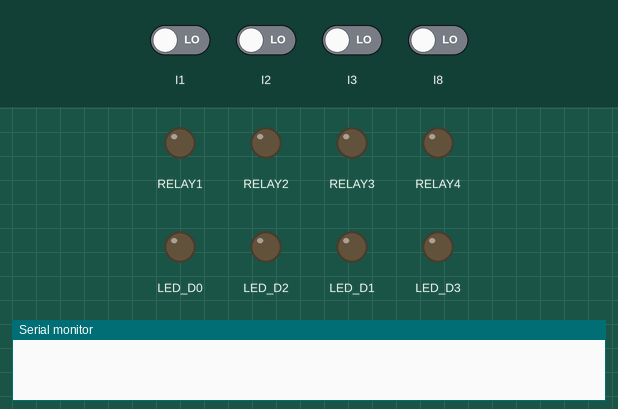
A sketch run on a simulated Arduino Opta. Shown: output pins drawn as LEDs (lit = HIGH), the last lines printed to the serial monitor. The inputs (shaded band) are chosen by the test bench; at power-on: I1–3, I8 LOW. WiFi joins after 1.5 s; servers stay silent unless stated.

Above: at 4.2 s.
4.3 s: I1 driven HIGH
At 5.8 s:
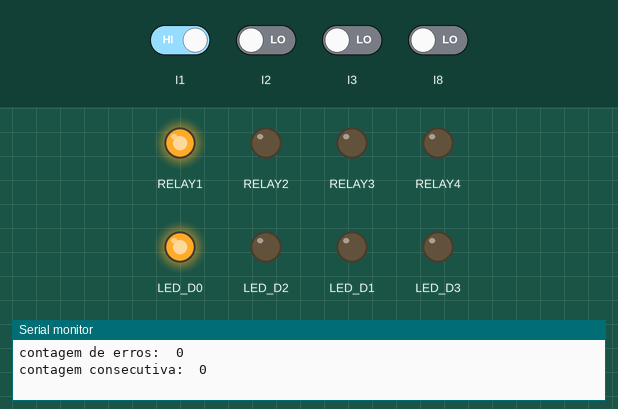
10.5 s: I2 driven HIGH
16.5 s: I3 driven HIGH
22.5 s: I3 driven LOW
28.5 s: I1 driven LOW
At 29.1 s:
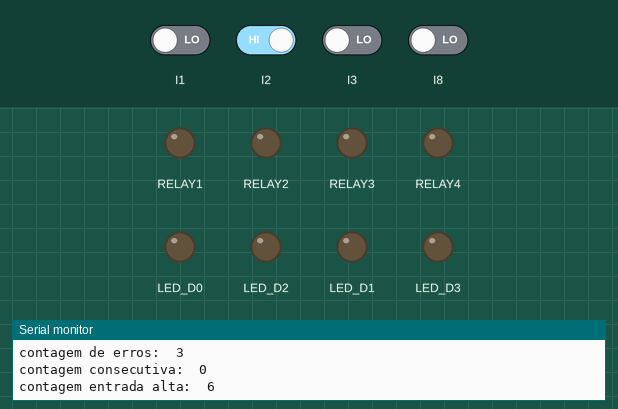
Timing chart, 0 to 31.5 s (numbered marks = the images above; inputs shaded):
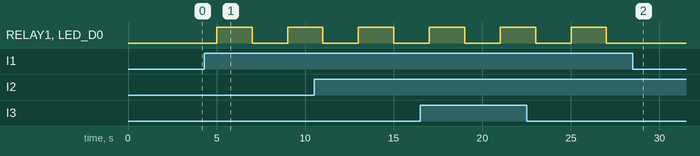

Measured:
- after the input at 4.3 s, RELAY1, LED_D0: LOW → HIGH after 0.70 s, → LOW 2.0 s later, → HIGH 2.0 s later
- after the input at 28.5 s, RELAY1, LED_D0: stays LOW (without the input it goes to HIGH after 0.51 s)

The sketch:

PROG-VIDA-ELETRICA_nov23a.ino
```cpp
#include "arduino_secrets.h"
/*
  Sketch generated by the Arduino IoT Cloud Thing "Untitled"
  https://create.arduino.cc/cloud/things/78688294-f3da-4ae1-8ae1-a50acb12a907

  Arduino IoT Cloud Variables description

  The following variables are automatically generated and updated when changes are made to the Thing

  String mensagem1;
  String mensagem2;
  int contadorconsec;
  int contadorsaida;
  int totalfalhas;

  Variables which are marked as READ/WRITE in the Cloud Thing will also have functions
  which are called when their values are changed from the Dashboard.
  These functions are generated with the Thing and added at the end of this sketch.
*/

//int contadorsaida = 0;
int estadobotao = 0; // Botão de start / pause (Entrada I1)
int contadorentrada = 0; // Contador de nível lógico alto na entrada
int estadobotao1 = 0; // Entrada nível lógico alto, em função da saída (Entrada I2)
//int totalfalhas = 0; // Contador de erros total
int estadobotao2 = 0; // Entrada nível lógico baixo, em função da saída (Entrada I3)
int contadorentrada1 = 0; // Contador de nível lógico baixo
//int contadorconsec = 0; // Contador de falhas consecutivas
int valoranterior = 0; // Inicializa o valor anterior com o valor atual
int estadobotao3 = 0; // Botão de reset contadores
bool parar = 0;

#include "thingProperties.h"

void setup() {
  // Initialize serial and wait for port to open:
  Serial.begin(9600);
  // This delay gives the chance to wait for a Serial Monitor without blocking if none is found
  delay(1500);

  // Defined in thingProperties.h
  initProperties();

  // Connect to Arduino IoT Cloud
  ArduinoCloud.begin(ArduinoIoTPreferredConnection, false);


  // INICIALIZANDO AS SAÍDAS À RELÉ DO OPTA;
  pinMode(D0, OUTPUT);
  pinMode(D1, OUTPUT);
  pinMode(D2, OUTPUT);
  pinMode(D3, OUTPUT);
// INICIALIZANDO OS LEDS DO OPTA;
  pinMode(LED_D0, OUTPUT);
  pinMode(LED_D1, OUTPUT);
  pinMode(LED_D2, OUTPUT);
  pinMode(LED_D3, OUTPUT);
// INICIALIZANDO AS ENTRADAS DO OPTA;
  pinMode(A0, INPUT);
  pinMode(A1, INPUT);
  pinMode(A2, INPUT);
  pinMode(A3, INPUT);
  pinMode(A4, INPUT);
  pinMode(A5, INPUT);
  pinMode(A6, INPUT);
  pinMode(A7, INPUT);

  /*
      Invoking `addCallback` on the ArduinoCloud object allows you to subscribe
      to any of the available events and decide which functions to call when they are fired.

      The functions `doThisOnConnect`, `doThisOnSync`, `doThisOnDisconnect`
      are custom functions and can be named to your likings and for this example
      they are defined/implemented at the bottom of the Sketch
  */
  ArduinoCloud.addCallback(ArduinoIoTCloudEvent::CONNECT, doThisOnConnect);
  ArduinoCloud.addCallback(ArduinoIoTCloudEvent::SYNC, doThisOnSync);
  ArduinoCloud.addCallback(ArduinoIoTCloudEvent::DISCONNECT, doThisOnDisconnect);

  /*
     The following function allows you to obtain more information
     related to the state of network and IoT Cloud connection and errors
     the higher number the more granular information you’ll get.
     The default is 0 (only errors).
     Maximum is 4
 */
  setDebugMessageLevel(2);
  ArduinoCloud.printDebugInfo();
}

void loop() {
  ArduinoCloud.update();

 if (parar == 0) {
  estadobotao = digitalRead(A0);
    if (estadobotao == HIGH){ //CONDICIONAL QUANDO A ENTRADA FOR NÍVEL LÓGICO ALTO
      digitalWrite(D0, HIGH);  // LIGA SAÍDA 1
      digitalWrite(LED_D0, HIGH); // LIGA LED 1
      mensagem2 = "TESTE EM ANDAMENTO";
      delay(2000); // ATRASO POR 2 SEGUNDOS
      contadorsaida++; // INCREMENTA 1 NO CONTADOR DE SAÍDA
      Serial.print("contagem saída:  ");
      Serial.println(contadorsaida);

    }
 }


    estadobotao1 = digitalRead(A1);
    if (estadobotao1 == HIGH){
    contadorentrada++; // INCREMENTA 1 NO CONTADOR DE ENTRADA
    Serial.print("contagem entrada alta:  "); // EXIBE NA SERIAL O TEXTO
    Serial.println(contadorentrada); // EXIBE NA SERIAL O VALOR
    }

  digitalWrite(D0, LOW);  // LDESLIGA SAÍDA 1
  digitalWrite(LED_D0, LOW); // APAGA LED 1
  mensagem2 = "TESTE EM ANDAMENTO";
  delay(2000); // ATRASO POR 2 SEGUNDOS


    estadobotao2 = digitalRead(A2);
    if (estadobotao2 == HIGH && D0 == LOW){
    contadorentrada1++; // INCREMENTA 1 NO CONTADOR DE  ENTRADA1
    Serial.print("contagem entrada baixa:  "); // EXIBE NA SERIAL O TEXTO
    Serial.println(contadorentrada1); // EXIBE NA SERIAL O VALOR
    }


    totalfalhas = (contadorsaida - contadorentrada) + contadorentrada1;
    Serial.print("contagem de erros:  "); // EXIBE NA SERIAL O TEXTO
    Serial.println(totalfalhas); // EXIBE NA SERIAL O VALOR
    mensagem1 = "HOUVE FALHA";


    // LÓGICA PARA DETECÇÃO DE ERROS
       if (valoranterior != totalfalhas) { // COMPARA O VALOR ANTERIOR COM O ATUAL DE FALHAS
      contadorconsec++; // INCREMENTA 1 NO CONTADOR DE FALHAS CONSECUTIVAS QUANDO O VALOR ANTERIOR É DIFERENTE DO ATUAL
      Serial.print("contagem consecutiva:  "); // EXIBE NA SERIAL O TEXTO
      Serial.println(contadorconsec); // EXIBE NA SERIAL O VALOR
      valoranterior = totalfalhas; // ALTERANDO O VALOR ANTERIOR PARA O ATUAL
      mensagem1 = "HOUVE FALHA";
    }else{
      contadorconsec = 0; // ZERA O CONTADOR DE FALHAS CONSECUTIVAS QUANDO O VALOR ANTERIOR JA ERA IGUAL O VALOR ATUAL
      Serial.print("contagem consecutiva:  "); // EXIBE NA SERIAL O TEXTO
      Serial.println(contadorconsec); // EXIBE NA SERIAL O VALOR
      valoranterior = totalfalhas; // ALTERANDO O VALOR ANTERIOR PARA O ATUAL
    }

    estadobotao3 = digitalRead(A7);
    if (estadobotao3 == HIGH) {
    contadorentrada = 0; //ZERA CONTADOR
    contadorsaida = 0; //ZERA CONTADOR
    totalfalhas = 0;  //ZERA CONTADOR
    contadorentrada1 = 0; //ZERA CONTADOR
    contadorconsec = 0;  //ZERA CONTADOR
    valoranterior = 0; //ZERA CONTADOR
    parar = 0;
   }

   if (totalfalhas >= 5 || contadorconsec >=3) {
    parar = 1;
   }

}

void doThisOnConnect(){
  Serial.println("OPTA conectado a Arduino IoT Cloud");
}

void doThisOnSync(){
  Serial.println("Thing Properties sincronizado");
}

void doThisOnDisconnect(){
  Serial.println("OPTA está desconectado");
  disconnectAfter();
}

void disconnectAfter(){
  Serial.println("Entrando na rotina offline");
  while(ArduinoCloud.connected() == 0){
    break;
  }
}

void onMensagemChange()  {}

void onMensagem1Change()  {}

void onMensagem2Change()  {}
```

arduino_secrets.h
```cpp
#define SECRET_SSID ""
#define SECRET_OPTIONAL_PASS ""
```

thingProperties.h
```cpp
// Code generated by Arduino IoT Cloud, DO NOT EDIT.

#include <ArduinoIoTCloud.h>
#include <Arduino_ConnectionHandler.h>

const char SSID[]     = SECRET_SSID;    // Network SSID (name)
const char PASS[]     = SECRET_OPTIONAL_PASS;    // Network password (use for WPA, or use as key for WEP)


String mensagem1;
String mensagem2;
int contadorconsec;
int contadorsaida;
int totalfalhas;

void initProperties(){

  ArduinoCloud.addProperty(mensagem1, READ, ON_CHANGE, NULL);
  ArduinoCloud.addProperty(mensagem2, READ, ON_CHANGE, NULL);
  ArduinoCloud.addProperty(contadorconsec, READ, ON_CHANGE, NULL);
  ArduinoCloud.addProperty(contadorsaida, READ, ON_CHANGE, NULL);
  ArduinoCloud.addProperty(totalfalhas, READ, ON_CHANGE, NULL);

}

WiFiConnectionHandler ArduinoIoTPreferredConnection(SSID, PASS);
```
